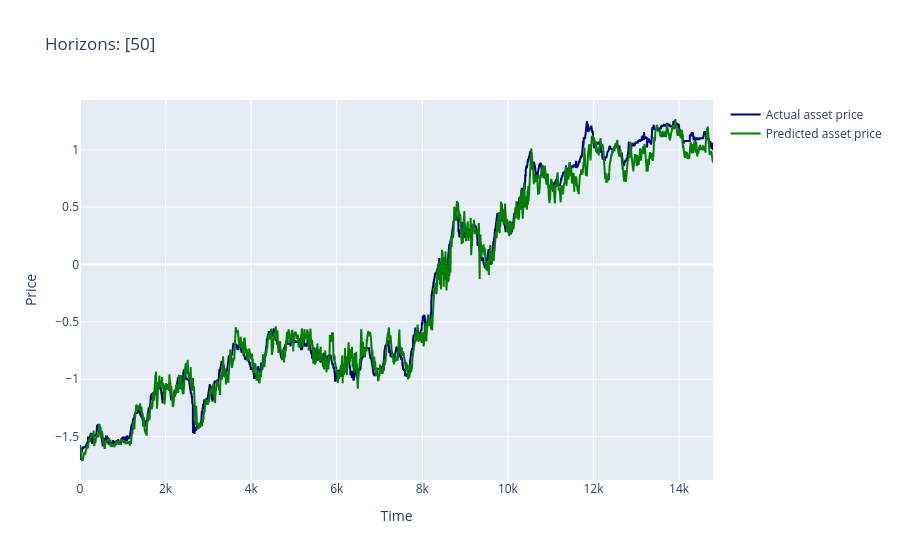

The code cell stored with this chart in its notebook:
### Code cell
# load the best model (or the final one)
best_model = torch.load(f'/home/joel/Desktop/DSSC/DEEP_LEARNING/stocks_forecasting_LOB/ModelsCheckpoints/regression/best_models/LSTM1-SH-{shifts[0]}-FI-best_model.pt', weights_only=False)

true_50 = []
pred_50 = []

torch.cuda.empty_cache()
# Evaluate the model
with torch.no_grad():
    for inputs, labels in dataloader_test:
        inputs, labels = inputs.to(device), labels.to(device)
        outputs = best_model(inputs)
        true_50.append(labels.cpu().numpy())
        pred_50.append(outputs.cpu().numpy())

true_50 = np.concatenate(true_50).reshape(-1, y_train.shape[1])
pred_50 = np.concatenate(pred_50).reshape(-1, y_train.shape[1])
print(true_50.shape)
# Plot each dimension separately
fig = go.Figure()
fig.add_scatter(y=true_50[:,0], mode='lines', name= "Actual asset price", line_color = "navy")
fig.add_scatter(y=pred_50[:,0], mode='lines', name= "Predicted asset price", line_color = "green")
fig.update_layout(title = f"Horizons: {[shifts[i] for i in range(y_train.shape[1])]}", xaxis_title = "Time", yaxis_title = "Price")
fig.write_html(f'./figures/{best_model.name}-SH-{shifts[0]}-FI-reg-pryce.html')
fig.show()

### Figure 1 — Plotly figure (JSON) as saved in the notebook; plotly's stock layout.template omitted (floating-point values rounded to 4 significant figures; data arrays with more than 128 entries replaced by an {"elided": "..."} marker saying what was removed)
{"data": [{"line": {"color": "navy"}, "mode": "lines", "name": "Actual asset price", "type": "scatter", "y": {"elided": "14794 float values"}}, {"line": {"color": "green"}, "mode": "lines", "name": "Predicted asset price", "type": "scatter", "y": {"elided": "14794 float values"}}], "layout": {"title": {"text": "Horizons: [50]"}, "xaxis": {"title": {"text": "Time"}}, "yaxis": {"title": {"text": "Price"}}}}
